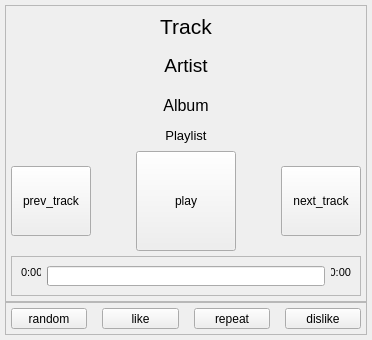
           <widget class="QFrame" name="_1Left_side_F">
            <property name="styleSheet">
             <string notr="true"/>
            </property>
            <property name="frameShape">
             <enum>QFrame::Shape::NoFrame</enum>
            </property>
            <property name="frameShadow">
             <enum>QFrame::Shadow::Plain</enum>
            </property>
            <property name="lineWidth">
             <number>0</number>
            </property>
            <layout class="QHBoxLayout" name="horizontalLayout_11" stretch="0">
             <property name="spacing">
              <number>5</number>
             </property>
             <property name="leftMargin">
              <number>0</number>
             </property>
             <property name="topMargin">
              <number>0</number>
             </property>
             <property name="rightMargin">
              <number>0</number>
             </property>
             <property name="bottomMargin">
              <number>0</number>
             </property>
             <item>
              <layout class="QVBoxLayout" name="verticalLayout_5" stretch="12,3">
               <property name="spacing">
                <number>0</number>
               </property>
               <property name="leftMargin">
                <number>5</number>
               </property>
               <property name="topMargin">
                <number>5</number>
               </property>
               <property name="rightMargin">
                <number>5</number>
               </property>
               <property name="bottomMargin">
                <number>5</number>
               </property>
               <item>
                <widget class="QFrame" name="Player_F">
                 <property name="frameShape">
                  <enum>QFrame::Shape::StyledPanel</enum>
                 </property>
                 <property name="frameShadow">
                  <enum>QFrame::Shadow::Raised</enum>
                 </property>
                 <layout class="QVBoxLayout" name="verticalLayout_8" stretch="10,2,2">
                  <property name="spacing">
                   <number>5</number>
                  </property>
                  <property name="leftMargin">
                   <number>5</number>
                  </property>
                  <property name="topMargin">
                   <number>5</number>
                  </property>
                  <property name="rightMargin">
                   <number>5</number>
                  </property>
                  <property name="bottomMargin">
                   <number>5</number>
                  </property>
                  <item>
                   <layout class="QVBoxLayout" name="verticalLayout_7">
                    <property name="spacing">
                     <number>5</number>
                    </property>
                    <item>
                     <widget class="QLabel" name="Track_label">
                      <property name="sizePolicy">
                       <sizepolicy hsizetype="Preferred" vsizetype="Preferred">
                        <horstretch>0</horstretch>
                        <verstretch>0</verstretch>
                       </sizepolicy>
                      </property>
                      <property name="minimumSize">
                       <size>
                        <width>300</width>
                        <height>30</height>
                       </size>
                      </property>
                      <property name="maximumSize">
                       <size>
                        <width>16777215</width>
                        <height>50</height>
                       </size>
                      </property>
                      <property name="font">
                       <font>
                        <pointsize>16</pointsize>
                       </font>
                      </property>
                      <property name="contextMenuPolicy">
                       <enum>Qt::ContextMenuPolicy::ActionsContextMenu</enum>
                      </property>
                      <property name="layoutDirection">
                       <enum>Qt::LayoutDirection::LeftToRight</enum>
                      </property>
                      <property name="frameShape">
                       <enum>QFrame::Shape::NoFrame</enum>
                      </property>
                      <property name="lineWidth">
                       <number>1</number>
                      </property>
                      <property name="text">
                       <string>Track</string>
                      </property>
                      <property name="textFormat">
                       <enum>Qt::TextFormat::PlainText</enum>
                      </property>
                      <property name="alignment">
                       <set>Qt::AlignmentFlag::AlignCenter</set>
                      </property>
                      <property name="wordWrap">
                       <bool>false</bool>
                      </property>
                      <property name="margin">
                       <number>5</number>
                      </property>
                     </widget>
                    </item>
                    <item>
                     <widget class="QLabel" name="Artist_label">
                      <property name="sizePolicy">
                       <sizepolicy hsizetype="Preferred" vsizetype="Preferred">
                        <horstretch>0</horstretch>
                        <verstretch>0</verstretch>
                       </sizepolicy>
                      </property>
                      <property name="minimumSize">
                       <size>
                        <width>200</width>
                        <height>40</height>
                       </size>
                      </property>
                      <property name="maximumSize">
                       <size>
                        <width>16777215</width>
                        <height>70</height>
                       </size>
                      </property>
                      <property name="font">
                       <font>
                        <pointsize>14</pointsize>
                       </font>
                      </property>
                      <property name="layoutDirection">
                       <enum>Qt::LayoutDirection::LeftToRight</enum>
                      </property>
                      <property name="frameShape">
                       <enum>QFrame::Shape::NoFrame</enum>
                      </property>
                      <property name="text">
                       <string>Artist</string>
                      </property>
                      <property name="textFormat">
                       <enum>Qt::TextFormat::RichText</enum>
                      </property>
                      <property name="scaledContents">
                       <bool>false</bool>
                      </property>
                      <property name="alignment">
                       <set>Qt::AlignmentFlag::AlignCenter</set>
                      </property>
                      <property name="margin">
                       <number>5</number>
                      </property>
                     </widget>
                    </item>
                    <item>
                     <widget class="QLabel" name="Album_label">
                      <property name="sizePolicy">
                       <sizepolicy hsizetype="Preferred" vsizetype="Preferred">
                        <horstretch>0</horstretch>
                        <verstretch>0</verstretch>
                       </sizepolicy>
                      </property>
                      <property name="minimumSize">
                       <size>
                        <width>200</width>
                        <height>30</height>
                       </size>
                      </property>
                      <property name="maximumSize">
                       <size>
                        <width>16777215</width>
                        <height>70</height>
                       </size>
                      </property>
                      <property name="font">
                       <font>
                        <pointsize>12</pointsize>
                       </font>
                      </property>
                      <property name="layoutDirection">
                       <enum>Qt::LayoutDirection::LeftToRight</enum>
                      </property>
                      <property name="frameShape">
                       <enum>QFrame::Shape::NoFrame</enum>
                      </property>
                      <property name="text">
                       <string>Album</string>
                      </property>
                      <property name="textFormat">
                       <enum>Qt::TextFormat::RichText</enum>
                      </property>
                      <property name="scaledContents">
                       <bool>false</bool>
                      </property>
                      <property name="alignment">
                       <set>Qt::AlignmentFlag::AlignCenter</set>
                      </property>
                      <property name="margin">
                       <number>5</number>
                      </property>
                     </widget>
                    </item>
                    <item>
                     <widget class="QLabel" name="Playlist_label">
                      <property name="sizePolicy">
                       <sizepolicy hsizetype="Preferred" vsizetype="Preferred">
                        <horstretch>0</horstretch>
                        <verstretch>0</verstretch>
                       </sizepolicy>
                      </property>
                      <property name="minimumSize">
                       <size>
                        <width>200</width>
                        <height>20</height>
                       </size>
                      </property>
                      <property name="font">
                       <font>
                        <pointsize>10</pointsize>
                       </font>
                      </property>
                      <property name="layoutDirection">
                       <enum>Qt::LayoutDirection::LeftToRight</enum>
                      </property>
                      <property name="frameShape">
                       <enum>QFrame::Shape::NoFrame</enum>
                      </property>
                      <property name="text">
                       <string>Playlist</string>
                      </property>
                      <property name="textFormat">
                       <enum>Qt::TextFormat::RichText</enum>
                      </property>
                      <property name="scaledContents">
                       <bool>false</bool>
                      </property>
                      <property name="alignment">
                       <set>Qt::AlignmentFlag::AlignCenter</set>
                      </property>
                      <property name="margin">
                       <number>5</number>
                      </property>
                     </widget>
                    </item>
                   </layout>
                  </item>
                  <item>
                   <layout class="QHBoxLayout" name="horizontalLayout_14">
                    <property name="spacing">
                     <number>5</number>
                    </property>
                    <property name="leftMargin">
                     <number>0</number>
                    </property>
                    <property name="topMargin">
                     <number>0</number>
                    </property>
                    <property name="rightMargin">
                     <number>0</number>
                    </property>
                    <property name="bottomMargin">
                     <number>0</number>
                    </property>
                    <item>
                     <widget class="QToolButton" name="Previous_ToolB">
                      <property name="sizePolicy">
                       <sizepolicy hsizetype="Preferred" vsizetype="Preferred">
                        <horstretch>0</horstretch>
                        <verstretch>0</verstretch>
                       </sizepolicy>
                      </property>
                      <property name="minimumSize">
                       <size>
                        <width>80</width>
                        <height>0</height>
                       </size>
                      </property>
                      <property name="maximumSize">
                       <size>
                        <width>160</width>
                        <height>70</height>
                       </size>
                      </property>
                      <property name="autoFillBackground">
                       <bool>false</bool>
                      </property>
                      <property name="text">
                       <string>prev_track</string>
                      </property>
                      <property name="iconSize">
                       <size>
                        <width>60</width>
                        <height>60</height>
                       </size>
                      </property>
                      <property name="arrowType">
                       <enum>Qt::ArrowType::NoArrow</enum>
                      </property>
                     </widget>
                    </item>
                    <item>
                     <spacer name="horizontalSpacer">
                      <property name="orientation">
                       <enum>Qt::Orientation::Horizontal</enum>
                      </property>
                      <property name="sizeHint" stdset="0">
                       <size>
                        <width>40</width>
                        <height>20</height>
                       </size>
                      </property>
                     </spacer>
                    </item>
                    <item>
                     <widget class="QToolButton" name="PlayPause_ToolB">
                      <property name="sizePolicy">
                       <sizepolicy hsizetype="Preferred" vsizetype="Preferred">
                        <horstretch>0</horstretch>
                        <verstretch>0</verstretch>
                       </sizepolicy>
                      </property>
                      <property name="minimumSize">
                       <size>
                        <width>100</width>
                        <height>100</height>
                       </size>
                      </property>
                      <property name="maximumSize">
                       <size>
                        <width>256</width>
                        <height>256</height>
                       </size>
                      </property>
                      <property name="focusPolicy">
                       <enum>Qt::FocusPolicy::ClickFocus</enum>
                      </property>
                      <property name="layoutDirection">
                       <enum>Qt::LayoutDirection::LeftToRight</enum>
                      </property>
                      <property name="autoFillBackground">
                       <bool>false</bool>
                      </property>
                      <property name="text">
                       <string>play</string>
                      </property>
                      <property name="iconSize">
                       <size>
                        <width>60</width>
                        <height>60</height>
                       </size>
                      </property>
                      <property name="checkable">
                       <bool>true</bool>
                      </property>
                      <property name="popupMode">
                       <enum>QToolButton::ToolButtonPopupMode::DelayedPopup</enum>
                      </property>
                      <property name="arrowType">
                       <enum>Qt::ArrowType::NoArrow</enum>
                      </property>
                     </widget>
                    </item>
                    <item>
                     <spacer name="horizontalSpacer_2">
                      <property name="orientation">
                       <enum>Qt::Orientation::Horizontal</enum>
                      </property>
                      <property name="sizeHint" stdset="0">
                       <size>
                        <width>40</width>
                        <height>20</height>
                       </size>
                      </property>
                     </spacer>
                    </item>
                    <item>
                     <widget class="QToolButton" name="Next_ToolB">
                      <property name="sizePolicy">
                       <sizepolicy hsizetype="Preferred" vsizetype="Preferred">
                        <horstretch>0</horstretch>
                        <verstretch>0</verstretch>
                       </sizepolicy>
                      </property>
                      <property name="minimumSize">
                       <size>
                        <width>80</width>
                        <height>0</height>
                       </size>
                      </property>
                      <property name="maximumSize">
                       <size>
                        <width>16777215</width>
                        <height>70</height>
                       </size>
                      </property>
                      <property name="autoFillBackground">
                       <bool>false</bool>
                      </property>
                      <property name="text">
                       <string>next_track</string>
                      </property>
                      <property name="iconSize">
                       <size>
                        <width>60</width>
                        <height>60</height>
                       </size>
                      </property>
                      <property name="popupMode">
                       <enum>QToolButton::ToolButtonPopupMode::DelayedPopup</enum>
                      </property>
                      <property name="toolButtonStyle">
                       <enum>Qt::ToolButtonStyle::ToolButtonIconOnly</enum>
                      </property>
                      <property name="autoRaise">
                       <bool>false</bool>
                      </property>
                      <property name="arrowType">
                       <enum>Qt::ArrowType::NoArrow</enum>
                      </property>
                     </widget>
                    </item>
                   </layout>
                  </item>
                  <item>
                   <widget class="QFrame" name="Time_F">
                    <property name="frameShape">
                     <enum>QFrame::Shape::StyledPanel</enum>
                    </property>
                    <property name="frameShadow">
                     <enum>QFrame::Shadow::Plain</enum>
                    </property>
                    <layout class="QHBoxLayout" name="horizontalLayout_8">
                     <item>
                      <widget class="QLabel" name="Left_Time_label">
                       <property name="sizePolicy">
                        <sizepolicy hsizetype="Fixed" vsizetype="Fixed">
                         <horstretch>0</horstretch>
                         <verstretch>0</verstretch>
                        </sizepolicy>
                       </property>
                       <property name="maximumSize">
                        <size>
                         <width>20</width>
                         <height>20</height>
                        </size>
                       </property>
                       <property name="font">
                        <font>
                         <pointsize>8</pointsize>
                        </font>
                       </property>
                       <property name="text">
                        <string>0:00</string>
                       </property>
                       <property name="textFormat">
                        <enum>Qt::TextFormat::RichText</enum>
                       </property>
                       <property name="alignment">
                        <set>Qt::AlignmentFlag::AlignLeading|Qt::AlignmentFlag::AlignLeft|Qt::AlignmentFlag::AlignTop</set>
                       </property>
                      </widget>
                     </item>
                     <item>
                      <widget class="QProgressBar" name="Length_track_bar">
                       <property name="sizePolicy">
                        <sizepolicy hsizetype="Preferred" vsizetype="Preferred">
                         <horstretch>0</horstretch>
                         <verstretch>0</verstretch>
                        </sizepolicy>
                       </property>
                       <property name="minimumSize">
                        <size>
                         <width>50</width>
                         <height>20</height>
                        </size>
                       </property>
                       <property name="value">
                        <number>0</number>
                       </property>
                       <property name="alignment">
                        <set>Qt::AlignmentFlag::AlignCenter</set>
                       </property>
                       <property name="textVisible">
                        <bool>false</bool>
                       </property>
                       <property name="invertedAppearance">
                        <bool>false</bool>
                       </property>
                      </widget>
                     </item>
                     <item>
                      <widget class="QLabel" name="Right_Time_label">
                       <property name="maximumSize">
                        <size>
                         <width>20</width>
                         <height>20</height>
                        </size>
                       </property>
                       <property name="font">
                        <font>
                         <pointsize>8</pointsize>
                        </font>
                       </property>
                       <property name="text">
                        <string>0:00</string>
                       </property>
                       <property name="alignment">
                        <set>Qt::AlignmentFlag::AlignRight|Qt::AlignmentFlag::AlignTop|Qt::AlignmentFlag::AlignTrailing</set>
                       </property>
                      </widget>
                     </item>
                    </layout>
                   </widget>
                  </item>
                 </layout>
                </widget>
               </item>
               <item>
                <widget class="QFrame" name="Button_F">
                 <property name="frameShape">
                  <enum>QFrame::Shape::StyledPanel</enum>
                 </property>
                 <property name="frameShadow">
                  <enum>QFrame::Shadow::Raised</enum>
                 </property>
                 <layout class="QHBoxLayout" name="horizontalLayout_13">
                  <property name="spacing">
                   <number>15</number>
                  </property>
                  <property name="leftMargin">
                   <number>5</number>
                  </property>
                  <property name="topMargin">
                   <number>5</number>
                  </property>
                  <property name="rightMargin">
                   <number>5</number>
                  </property>
                  <property name="bottomMargin">
                   <number>5</number>
                  </property>
                  <item>
                   <widget class="QToolButton" name="Random_ToolB">
                    <property name="sizePolicy">
                     <sizepolicy hsizetype="Preferred" vsizetype="Preferred">
                      <horstretch>0</horstretch>
                      <verstretch>0</verstretch>
                     </sizepolicy>
                    </property>
                    <property name="maximumSize">
                     <size>
                      <width>80</width>
                      <height>80</height>
                     </size>
                    </property>
                    <property name="text">
                     <string>random</string>
                    </property>
                    <property name="iconSize">
                     <size>
                      <width>40</width>
                      <height>40</height>
                     </size>
                    </property>
                    <property name="checkable">
                     <bool>true</bool>
                    </property>
                   </widget>
                  </item>
                  <item>
                   <widget class="QToolButton" name="Like_ToolB">
                    <property name="sizePolicy">
                     <sizepolicy hsizetype="Preferred" vsizetype="Preferred">
                      <horstretch>0</horstretch>
                      <verstretch>0</verstretch>
                     </sizepolicy>
                    </property>
                    <property name="maximumSize">
                     <size>
                      <width>80</width>
                      <height>80</height>
                     </size>
                    </property>
                    <property name="text">
                     <string>like</string>
                    </property>
                    <property name="iconSize">
                     <size>
                      <width>40</width>
                      <height>40</height>
                     </size>
                    </property>
                    <property name="checkable">
                     <bool>true</bool>
                    </property>
                   </widget>
                  </item>
                  <item>
                   <widget class="QToolButton" name="Repeat_ToolB">
                    <property name="sizePolicy">
                     <sizepolicy hsizetype="Preferred" vsizetype="Preferred">
                      <horstretch>0</horstretch>
                      <verstretch>0</verstretch>
                     </sizepolicy>
                    </property>
                    <property name="maximumSize">
                     <size>
                      <width>80</width>
                      <height>80</height>
                     </size>
                    </property>
                    <property name="text">
                     <string>repeat</string>
                    </property>
                    <property name="iconSize">
                     <size>
                      <width>40</width>
                      <height>40</height>
                     </size>
                    </property>
                    <property name="checkable">
                     <bool>true</bool>
                    </property>
                   </widget>
                  </item>
                  <item>
                   <widget class="QToolButton" name="Dis_ToolB">
                    <property name="sizePolicy">
                     <sizepolicy hsizetype="Preferred" vsizetype="Preferred">
                      <horstretch>0</horstretch>
                      <verstretch>0</verstretch>
                     </sizepolicy>
                    </property>
                    <property name="maximumSize">
                     <size>
                      <width>80</width>
                      <height>80</height>
                     </size>
                    </property>
                    <property name="text">
                     <string>dislike</string>
                    </property>
                    <property name="iconSize">
                     <size>
                      <width>40</width>
                      <height>40</height>
                     </size>
                    </property>
                    <property name="checkable">
                     <bool>false</bool>
                    </property>
                   </widget>
                  </item>
                 </layout>
                </widget>
               </item>
              </layout>
             </item>
            </layout>
           </widget>
